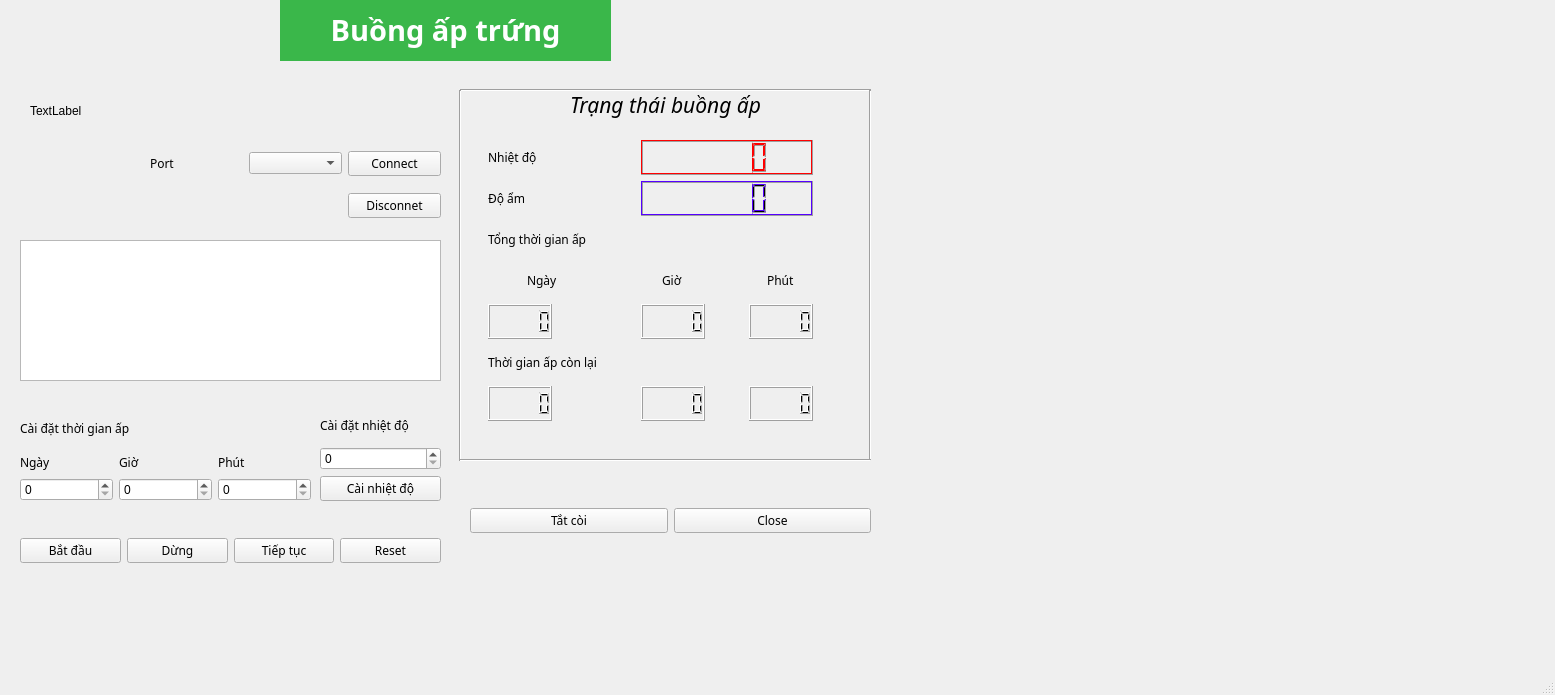
<?xml version="1.0" encoding="UTF-8"?>
<ui version="4.0">
 <class>MainWindow</class>
 <widget class="QMainWindow" name="MainWindow">
  <property name="geometry">
   <rect>
    <x>0</x>
    <y>0</y>
    <width>1555</width>
    <height>695</height>
   </rect>
  </property>
  <property name="minimumSize">
   <size>
    <width>1555</width>
    <height>695</height>
   </size>
  </property>
  <property name="maximumSize">
   <size>
    <width>1555</width>
    <height>695</height>
   </size>
  </property>
  <property name="windowTitle">
   <string>Buong ap trung</string>
  </property>
  <widget class="QWidget" name="centralwidget">
   <widget class="QFrame" name="horizontalFrame">
    <property name="geometry">
     <rect>
      <x>20</x>
      <y>660</y>
      <width>901</width>
      <height>371</height>
     </rect>
    </property>
    <layout class="QHBoxLayout" name="horizontalLayout"/>
   </widget>
   <widget class="QWidget" name="gridLayoutWidget">
    <property name="geometry">
     <rect>
      <x>150</x>
      <y>140</y>
      <width>291</width>
      <height>91</height>
     </rect>
    </property>
    <layout class="QGridLayout" name="gridLayout">
     <item row="0" column="1">
      <widget class="QComboBox" name="comboBoxPort"/>
     </item>
     <item row="0" column="0">
      <widget class="QLabel" name="label_Port">
       <property name="font">
        <font>
         <family>Raleway</family>
         <pointsize>9</pointsize>
        </font>
       </property>
       <property name="text">
        <string>Port</string>
       </property>
      </widget>
     </item>
     <item row="0" column="2">
      <widget class="QPushButton" name="pushButtonConnect">
       <property name="font">
        <font>
         <family>Raleway</family>
         <pointsize>9</pointsize>
        </font>
       </property>
       <property name="text">
        <string>Connect</string>
       </property>
      </widget>
     </item>
     <item row="1" column="2">
      <widget class="QPushButton" name="pushButtonDisconnect">
       <property name="font">
        <font>
         <family>Raleway</family>
         <pointsize>9</pointsize>
        </font>
       </property>
       <property name="text">
        <string>Disconnet</string>
       </property>
      </widget>
     </item>
    </layout>
   </widget>
   <widget class="QWidget" name="gridLayoutWidget_2">
    <property name="geometry">
     <rect>
      <x>450</x>
      <y>140</y>
      <width>401</width>
      <height>281</height>
     </rect>
    </property>
    <layout class="QGridLayout" name="gridLayout_2">
     <item row="3" column="4" alignment="Qt::AlignHCenter">
      <widget class="QLabel" name="label_9">
       <property name="font">
        <font>
         <family>Raleway</family>
         <pointsize>9</pointsize>
        </font>
       </property>
       <property name="text">
        <string>Phút</string>
       </property>
      </widget>
     </item>
     <item row="6" column="4">
      <widget class="QLCDNumber" name="lcdNumberMinHatch">
       <property name="sizePolicy">
        <sizepolicy hsizetype="Fixed" vsizetype="Minimum">
         <horstretch>0</horstretch>
         <verstretch>0</verstretch>
        </sizepolicy>
       </property>
      </widget>
     </item>
     <item row="4" column="3">
      <widget class="QLCDNumber" name="lcdNumberTotalHour">
       <property name="sizePolicy">
        <sizepolicy hsizetype="Fixed" vsizetype="Minimum">
         <horstretch>0</horstretch>
         <verstretch>0</verstretch>
        </sizepolicy>
       </property>
      </widget>
     </item>
     <item row="6" column="2">
      <widget class="QLCDNumber" name="lcdNumberDayHatch">
       <property name="sizePolicy">
        <sizepolicy hsizetype="Fixed" vsizetype="Minimum">
         <horstretch>0</horstretch>
         <verstretch>0</verstretch>
        </sizepolicy>
       </property>
      </widget>
     </item>
     <item row="3" column="2" alignment="Qt::AlignHCenter">
      <widget class="QLabel" name="label_7">
       <property name="font">
        <font>
         <family>Raleway</family>
         <pointsize>9</pointsize>
        </font>
       </property>
       <property name="text">
        <string>Ngày</string>
       </property>
      </widget>
     </item>
     <item row="0" column="2">
      <widget class="QLabel" name="label_Temparature">
       <property name="font">
        <font>
         <family>Raleway</family>
         <pointsize>9</pointsize>
        </font>
       </property>
       <property name="text">
        <string>Nhiệt độ</string>
       </property>
      </widget>
     </item>
     <item row="0" column="3" colspan="2">
      <widget class="QLCDNumber" name="lcdNumberTemperature">
       <property name="palette">
        <palette>
         <active>
          <colorrole role="WindowText">
           <brush brushstyle="SolidPattern">
            <color alpha="255">
             <red>255</red>
             <green>0</green>
             <blue>0</blue>
            </color>
           </brush>
          </colorrole>
          <colorrole role="Button">
           <brush brushstyle="SolidPattern">
            <color alpha="255">
             <red>255</red>
             <green>0</green>
             <blue>0</blue>
            </color>
           </brush>
          </colorrole>
          <colorrole role="Light">
           <brush brushstyle="SolidPattern">
            <color alpha="255">
             <red>255</red>
             <green>0</green>
             <blue>0</blue>
            </color>
           </brush>
          </colorrole>
          <colorrole role="Midlight">
           <brush brushstyle="SolidPattern">
            <color alpha="255">
             <red>255</red>
             <green>0</green>
             <blue>0</blue>
            </color>
           </brush>
          </colorrole>
          <colorrole role="Text">
           <brush brushstyle="SolidPattern">
            <color alpha="255">
             <red>255</red>
             <green>0</green>
             <blue>0</blue>
            </color>
           </brush>
          </colorrole>
          <colorrole role="BrightText">
           <brush brushstyle="SolidPattern">
            <color alpha="255">
             <red>255</red>
             <green>0</green>
             <blue>0</blue>
            </color>
           </brush>
          </colorrole>
          <colorrole role="Base">
           <brush brushstyle="SolidPattern">
            <color alpha="255">
             <red>0</red>
             <green>0</green>
             <blue>0</blue>
            </color>
           </brush>
          </colorrole>
          <colorrole role="PlaceholderText">
           <brush brushstyle="SolidPattern">
            <color alpha="128">
             <red>255</red>
             <green>0</green>
             <blue>0</blue>
            </color>
           </brush>
          </colorrole>
         </active>
         <inactive>
          <colorrole role="WindowText">
           <brush brushstyle="SolidPattern">
            <color alpha="255">
             <red>255</red>
             <green>0</green>
             <blue>0</blue>
            </color>
           </brush>
          </colorrole>
          <colorrole role="Button">
           <brush brushstyle="SolidPattern">
            <color alpha="255">
             <red>255</red>
             <green>0</green>
             <blue>0</blue>
            </color>
           </brush>
          </colorrole>
          <colorrole role="Light">
           <brush brushstyle="SolidPattern">
            <color alpha="255">
             <red>255</red>
             <green>0</green>
             <blue>0</blue>
            </color>
           </brush>
          </colorrole>
          <colorrole role="Midlight">
           <brush brushstyle="SolidPattern">
            <color alpha="255">
             <red>255</red>
             <green>0</green>
             <blue>0</blue>
            </color>
           </brush>
          </colorrole>
          <colorrole role="Text">
           <brush brushstyle="SolidPattern">
            <color alpha="255">
             <red>255</red>
             <green>0</green>
             <blue>0</blue>
            </color>
           </brush>
          </colorrole>
          <colorrole role="BrightText">
           <brush brushstyle="SolidPattern">
            <color alpha="255">
             <red>255</red>
             <green>0</green>
             <blue>0</blue>
            </color>
           </brush>
          </colorrole>
          <colorrole role="Base">
           <brush brushstyle="SolidPattern">
            <color alpha="255">
             <red>0</red>
             <green>0</green>
             <blue>0</blue>
            </color>
           </brush>
          </colorrole>
          <colorrole role="PlaceholderText">
           <brush brushstyle="SolidPattern">
            <color alpha="128">
             <red>255</red>
             <green>0</green>
             <blue>0</blue>
            </color>
           </brush>
          </colorrole>
         </inactive>
         <disabled>
          <colorrole role="WindowText">
           <brush brushstyle="SolidPattern">
            <color alpha="255">
             <red>120</red>
             <green>120</green>
             <blue>120</blue>
            </color>
           </brush>
          </colorrole>
          <colorrole role="Button">
           <brush brushstyle="SolidPattern">
            <color alpha="255">
             <red>255</red>
             <green>0</green>
             <blue>0</blue>
            </color>
           </brush>
          </colorrole>
          <colorrole role="Light">
           <brush brushstyle="SolidPattern">
            <color alpha="255">
             <red>255</red>
             <green>0</green>
             <blue>0</blue>
            </color>
           </brush>
          </colorrole>
          <colorrole role="Midlight">
           <brush brushstyle="SolidPattern">
            <color alpha="255">
             <red>255</red>
             <green>0</green>
             <blue>0</blue>
            </color>
           </brush>
          </colorrole>
          <colorrole role="Text">
           <brush brushstyle="SolidPattern">
            <color alpha="255">
             <red>120</red>
             <green>120</green>
             <blue>120</blue>
            </color>
           </brush>
          </colorrole>
          <colorrole role="BrightText">
           <brush brushstyle="SolidPattern">
            <color alpha="255">
             <red>255</red>
             <green>0</green>
             <blue>0</blue>
            </color>
           </brush>
          </colorrole>
          <colorrole role="Base">
           <brush brushstyle="SolidPattern">
            <color alpha="255">
             <red>240</red>
             <green>240</green>
             <blue>240</blue>
            </color>
           </brush>
          </colorrole>
          <colorrole role="PlaceholderText">
           <brush brushstyle="SolidPattern">
            <color alpha="128">
             <red>0</red>
             <green>0</green>
             <blue>0</blue>
            </color>
           </brush>
          </colorrole>
         </disabled>
        </palette>
       </property>
       <property name="font">
        <font>
         <pointsize>16</pointsize>
         <weight>50</weight>
         <italic>false</italic>
         <bold>false</bold>
        </font>
       </property>
       <property name="autoFillBackground">
        <bool>false</bool>
       </property>
      </widget>
     </item>
     <item row="6" column="3">
      <widget class="QLCDNumber" name="lcdNumberHourHatch">
       <property name="sizePolicy">
        <sizepolicy hsizetype="Fixed" vsizetype="Minimum">
         <horstretch>0</horstretch>
         <verstretch>0</verstretch>
        </sizepolicy>
       </property>
      </widget>
     </item>
     <item row="3" column="3" alignment="Qt::AlignHCenter">
      <widget class="QLabel" name="label_8">
       <property name="font">
        <font>
         <family>Raleway</family>
         <pointsize>9</pointsize>
        </font>
       </property>
       <property name="text">
        <string>Giờ</string>
       </property>
      </widget>
     </item>
     <item row="1" column="3" colspan="2">
      <widget class="QLCDNumber" name="lcdNumberHumidity">
       <property name="palette">
        <palette>
         <active>
          <colorrole role="Button">
           <brush brushstyle="SolidPattern">
            <color alpha="255">
             <red>85</red>
             <green>255</green>
             <blue>0</blue>
            </color>
           </brush>
          </colorrole>
          <colorrole role="Light">
           <brush brushstyle="SolidPattern">
            <color alpha="255">
             <red>85</red>
             <green>0</green>
             <blue>255</blue>
            </color>
           </brush>
          </colorrole>
          <colorrole role="Midlight">
           <brush brushstyle="SolidPattern">
            <color alpha="255">
             <red>85</red>
             <green>0</green>
             <blue>255</blue>
            </color>
           </brush>
          </colorrole>
          <colorrole role="BrightText">
           <brush brushstyle="SolidPattern">
            <color alpha="255">
             <red>85</red>
             <green>0</green>
             <blue>255</blue>
            </color>
           </brush>
          </colorrole>
          <colorrole role="Base">
           <brush brushstyle="SolidPattern">
            <color alpha="255">
             <red>85</red>
             <green>0</green>
             <blue>255</blue>
            </color>
           </brush>
          </colorrole>
          <colorrole role="Window">
           <brush brushstyle="SolidPattern">
            <color alpha="255">
             <red>85</red>
             <green>0</green>
             <blue>255</blue>
            </color>
           </brush>
          </colorrole>
         </active>
         <inactive>
          <colorrole role="Button">
           <brush brushstyle="SolidPattern">
            <color alpha="255">
             <red>85</red>
             <green>255</green>
             <blue>0</blue>
            </color>
           </brush>
          </colorrole>
          <colorrole role="Light">
           <brush brushstyle="SolidPattern">
            <color alpha="255">
             <red>85</red>
             <green>0</green>
             <blue>255</blue>
            </color>
           </brush>
          </colorrole>
          <colorrole role="Midlight">
           <brush brushstyle="SolidPattern">
            <color alpha="255">
             <red>85</red>
             <green>0</green>
             <blue>255</blue>
            </color>
           </brush>
          </colorrole>
          <colorrole role="BrightText">
           <brush brushstyle="SolidPattern">
            <color alpha="255">
             <red>85</red>
             <green>0</green>
             <blue>255</blue>
            </color>
           </brush>
          </colorrole>
          <colorrole role="Base">
           <brush brushstyle="SolidPattern">
            <color alpha="255">
             <red>85</red>
             <green>0</green>
             <blue>255</blue>
            </color>
           </brush>
          </colorrole>
          <colorrole role="Window">
           <brush brushstyle="SolidPattern">
            <color alpha="255">
             <red>85</red>
             <green>0</green>
             <blue>255</blue>
            </color>
           </brush>
          </colorrole>
         </inactive>
         <disabled>
          <colorrole role="Button">
           <brush brushstyle="SolidPattern">
            <color alpha="255">
             <red>85</red>
             <green>255</green>
             <blue>0</blue>
            </color>
           </brush>
          </colorrole>
          <colorrole role="Light">
           <brush brushstyle="SolidPattern">
            <color alpha="255">
             <red>85</red>
             <green>0</green>
             <blue>255</blue>
            </color>
           </brush>
          </colorrole>
          <colorrole role="Midlight">
           <brush brushstyle="SolidPattern">
            <color alpha="255">
             <red>85</red>
             <green>0</green>
             <blue>255</blue>
            </color>
           </brush>
          </colorrole>
          <colorrole role="BrightText">
           <brush brushstyle="SolidPattern">
            <color alpha="255">
             <red>85</red>
             <green>0</green>
             <blue>255</blue>
            </color>
           </brush>
          </colorrole>
          <colorrole role="Base">
           <brush brushstyle="SolidPattern">
            <color alpha="255">
             <red>85</red>
             <green>0</green>
             <blue>255</blue>
            </color>
           </brush>
          </colorrole>
          <colorrole role="Window">
           <brush brushstyle="SolidPattern">
            <color alpha="255">
             <red>85</red>
             <green>0</green>
             <blue>255</blue>
            </color>
           </brush>
          </colorrole>
         </disabled>
        </palette>
       </property>
      </widget>
     </item>
     <item row="4" column="2">
      <widget class="QLCDNumber" name="lcdNumberTotalDay">
       <property name="sizePolicy">
        <sizepolicy hsizetype="Fixed" vsizetype="Minimum">
         <horstretch>0</horstretch>
         <verstretch>0</verstretch>
        </sizepolicy>
       </property>
      </widget>
     </item>
     <item row="1" column="2">
      <widget class="QLabel" name="label_Humidity">
       <property name="font">
        <font>
         <family>Raleway</family>
         <pointsize>9</pointsize>
        </font>
       </property>
       <property name="text">
        <string>Độ ẩm</string>
       </property>
      </widget>
     </item>
     <item row="5" column="2" alignment="Qt::AlignHCenter">
      <widget class="QLabel" name="label_5">
       <property name="font">
        <font>
         <family>Raleway</family>
         <pointsize>9</pointsize>
        </font>
       </property>
       <property name="text">
        <string>Thời gian ấp còn lại</string>
       </property>
      </widget>
     </item>
     <item row="2" column="2" colspan="3">
      <widget class="QLabel" name="label_6">
       <property name="font">
        <font>
         <family>Raleway</family>
         <pointsize>9</pointsize>
        </font>
       </property>
       <property name="text">
        <string>Tổng thời gian ấp</string>
       </property>
      </widget>
     </item>
     <item row="4" column="4">
      <widget class="QLCDNumber" name="lcdNumberTotalMin">
       <property name="sizePolicy">
        <sizepolicy hsizetype="Fixed" vsizetype="Minimum">
         <horstretch>0</horstretch>
         <verstretch>0</verstretch>
        </sizepolicy>
       </property>
      </widget>
     </item>
    </layout>
   </widget>
   <widget class="QWidget" name="gridLayoutWidget_3">
    <property name="geometry">
     <rect>
      <x>20</x>
      <y>410</y>
      <width>291</width>
      <height>91</height>
     </rect>
    </property>
    <layout class="QGridLayout" name="gridLayout_3">
     <item row="2" column="2">
      <widget class="QLabel" name="label_4">
       <property name="font">
        <font>
         <family>Raleway</family>
         <pointsize>9</pointsize>
         <weight>50</weight>
         <bold>false</bold>
        </font>
       </property>
       <property name="text">
        <string>Phút</string>
       </property>
      </widget>
     </item>
     <item row="2" column="1">
      <widget class="QLabel" name="label_3">
       <property name="font">
        <font>
         <family>Raleway</family>
         <pointsize>9</pointsize>
         <weight>50</weight>
         <bold>false</bold>
        </font>
       </property>
       <property name="text">
        <string>Giờ</string>
       </property>
      </widget>
     </item>
     <item row="3" column="1">
      <widget class="QSpinBox" name="spinBoxHourTimeHatch"/>
     </item>
     <item row="3" column="2">
      <widget class="QSpinBox" name="spinBoxMinuteTimeHatch"/>
     </item>
     <item row="3" column="0">
      <widget class="QSpinBox" name="spinBoxDayTimeHatch"/>
     </item>
     <item row="2" column="0">
      <widget class="QLabel" name="label_2">
       <property name="font">
        <font>
         <family>Raleway</family>
         <pointsize>9</pointsize>
         <weight>50</weight>
         <bold>false</bold>
        </font>
       </property>
       <property name="text">
        <string>Ngày</string>
       </property>
      </widget>
     </item>
     <item row="0" column="0" rowspan="2" colspan="3">
      <widget class="QLabel" name="label">
       <property name="font">
        <font>
         <family>Raleway</family>
         <pointsize>9</pointsize>
         <weight>50</weight>
         <bold>false</bold>
        </font>
       </property>
       <property name="text">
        <string>Cài đặt thời gian ấp</string>
       </property>
      </widget>
     </item>
    </layout>
   </widget>
   <widget class="QWidget" name="horizontalLayoutWidget">
    <property name="geometry">
     <rect>
      <x>20</x>
      <y>530</y>
      <width>421</width>
      <height>41</height>
     </rect>
    </property>
    <layout class="QHBoxLayout" name="horizontalLayout_2">
     <item>
      <widget class="QPushButton" name="pushButtonStartHatch">
       <property name="font">
        <font>
         <family>Raleway</family>
         <pointsize>9</pointsize>
         <weight>50</weight>
         <bold>false</bold>
        </font>
       </property>
       <property name="text">
        <string>Bắt đầu</string>
       </property>
      </widget>
     </item>
     <item>
      <widget class="QPushButton" name="pushButtonStopHatch">
       <property name="font">
        <font>
         <family>Raleway</family>
         <pointsize>9</pointsize>
         <weight>50</weight>
         <bold>false</bold>
        </font>
       </property>
       <property name="text">
        <string>Dừng</string>
       </property>
      </widget>
     </item>
     <item>
      <widget class="QPushButton" name="pushButtonContinue">
       <property name="font">
        <font>
         <family>Raleway</family>
         <pointsize>9</pointsize>
         <weight>50</weight>
         <bold>false</bold>
        </font>
       </property>
       <property name="text">
        <string>Tiếp tục</string>
       </property>
      </widget>
     </item>
     <item>
      <widget class="QPushButton" name="pushButtonReset">
       <property name="font">
        <font>
         <family>Raleway</family>
         <pointsize>9</pointsize>
         <weight>50</weight>
         <bold>false</bold>
        </font>
       </property>
       <property name="text">
        <string>Reset</string>
       </property>
      </widget>
     </item>
    </layout>
   </widget>
   <widget class="QTextEdit" name="textEditGetData">
    <property name="geometry">
     <rect>
      <x>20</x>
      <y>240</y>
      <width>421</width>
      <height>141</height>
     </rect>
    </property>
   </widget>
   <widget class="QWidget" name="verticalLayoutWidget">
    <property name="geometry">
     <rect>
      <x>320</x>
      <y>410</y>
      <width>121</width>
      <height>91</height>
     </rect>
    </property>
    <layout class="QVBoxLayout" name="verticalLayout">
     <item>
      <widget class="QLabel" name="label_10">
       <property name="font">
        <font>
         <family>Raleway</family>
         <pointsize>9</pointsize>
         <weight>50</weight>
         <bold>false</bold>
        </font>
       </property>
       <property name="text">
        <string>Cài đặt nhiệt độ </string>
       </property>
      </widget>
     </item>
     <item>
      <widget class="QSpinBox" name="spinBoxSetTemp"/>
     </item>
     <item>
      <widget class="QPushButton" name="pushButtonSetTemp">
       <property name="font">
        <font>
         <family>Raleway</family>
         <pointsize>9</pointsize>
         <weight>50</weight>
         <bold>false</bold>
        </font>
       </property>
       <property name="styleSheet">
        <string notr="true"/>
       </property>
       <property name="text">
        <string>Cài nhiệt độ</string>
       </property>
      </widget>
     </item>
    </layout>
   </widget>
   <widget class="QLabel" name="trangthaibuongap">
    <property name="geometry">
     <rect>
      <x>490</x>
      <y>80</y>
      <width>351</width>
      <height>51</height>
     </rect>
    </property>
    <property name="font">
     <font>
      <family>Raleway</family>
      <pointsize>16</pointsize>
      <weight>50</weight>
      <italic>true</italic>
      <bold>false</bold>
     </font>
    </property>
    <property name="text">
     <string>&lt;html&gt;&lt;head/&gt;&lt;body&gt;&lt;p align=&quot;center&quot;&gt;Trạng thái buồng ấp&lt;/p&gt;&lt;/body&gt;&lt;/html&gt;</string>
    </property>
   </widget>
   <widget class="QLabel" name="label_11">
    <property name="geometry">
     <rect>
      <x>280</x>
      <y>0</y>
      <width>331</width>
      <height>61</height>
     </rect>
    </property>
    <property name="font">
     <font>
      <family>Raleway ExtraBold</family>
      <pointsize>22</pointsize>
      <weight>75</weight>
      <bold>true</bold>
     </font>
    </property>
    <property name="autoFillBackground">
     <bool>false</bool>
    </property>
    <property name="styleSheet">
     <string notr="true">color: rgb(255, 255, 255);
background-color: rgb(58, 183, 74)</string>
    </property>
    <property name="text">
     <string>&lt;!DOCTYPE html&gt;
&lt;html&gt;
&lt;head&gt;
    &lt;title&gt;Buồng ấp trứng&lt;/title&gt;
    &lt;style&gt;
        body {
            text-align: center;
            background-color: #f2f2f2;
        }
css
Copy code
    p {
        font-size: 24px;
        color: #aa55ff;
        font-family: Arial, sans-serif;
        font-weight: bold;
        margin-top: 50px;
    }
&lt;/style&gt;
&lt;/head&gt;
&lt;body&gt;
    &lt;p&gt;Buồng ấp trứng&lt;/p&gt;
&lt;/body&gt;
&lt;/html&gt;</string>
    </property>
   </widget>
   <widget class="QLabel" name="label_pix">
    <property name="geometry">
     <rect>
      <x>30</x>
      <y>20</y>
      <width>101</width>
      <height>181</height>
     </rect>
    </property>
    <property name="text">
     <string>TextLabel</string>
    </property>
   </widget>
   <widget class="Line" name="line">
    <property name="geometry">
     <rect>
      <x>460</x>
      <y>80</y>
      <width>411</width>
      <height>20</height>
     </rect>
    </property>
    <property name="orientation">
     <enum>Qt::Horizontal</enum>
    </property>
   </widget>
   <widget class="Line" name="line_2">
    <property name="geometry">
     <rect>
      <x>450</x>
      <y>90</y>
      <width>20</width>
      <height>371</height>
     </rect>
    </property>
    <property name="orientation">
     <enum>Qt::Vertical</enum>
    </property>
   </widget>
   <widget class="Line" name="line_3">
    <property name="geometry">
     <rect>
      <x>860</x>
      <y>90</y>
      <width>20</width>
      <height>371</height>
     </rect>
    </property>
    <property name="orientation">
     <enum>Qt::Vertical</enum>
    </property>
   </widget>
   <widget class="Line" name="line_4">
    <property name="geometry">
     <rect>
      <x>460</x>
      <y>450</y>
      <width>411</width>
      <height>20</height>
     </rect>
    </property>
    <property name="orientation">
     <enum>Qt::Horizontal</enum>
    </property>
   </widget>
   <widget class="QWidget" name="gridLayoutWidget_4">
    <property name="geometry">
     <rect>
      <x>470</x>
      <y>470</y>
      <width>401</width>
      <height>101</height>
     </rect>
    </property>
    <layout class="QGridLayout" name="gridLayout_4">
     <item row="1" column="0">
      <widget class="QPushButton" name="pushButtonTurnOffBuzzer">
       <property name="font">
        <font>
         <family>Raleway</family>
         <pointsize>9</pointsize>
         <weight>50</weight>
         <bold>false</bold>
        </font>
       </property>
       <property name="text">
        <string>Tắt còi</string>
       </property>
      </widget>
     </item>
     <item row="1" column="1">
      <widget class="QPushButton" name="pushButton">
       <property name="font">
        <font>
         <family>Raleway</family>
         <pointsize>9</pointsize>
         <weight>50</weight>
         <bold>false</bold>
        </font>
       </property>
       <property name="text">
        <string>Close</string>
       </property>
      </widget>
     </item>
    </layout>
   </widget>
   <widget class="QCustomPlot" name="customPlot" native="true">
    <property name="geometry">
     <rect>
      <x>900</x>
      <y>90</y>
      <width>631</width>
      <height>461</height>
     </rect>
    </property>
   </widget>
  </widget>
  <widget class="QMenuBar" name="menubar">
   <property name="geometry">
    <rect>
     <x>0</x>
     <y>0</y>
     <width>1555</width>
     <height>26</height>
    </rect>
   </property>
  </widget>
  <widget class="QStatusBar" name="statusbar"/>
 </widget>
 <customwidgets>
  <customwidget>
   <class>QCustomPlot</class>
   <extends>QWidget</extends>
   <header>../../qcustomplot.h</header>
   <container>1</container>
  </customwidget>
 </customwidgets>
 <resources/>
 <connections>
  <connection>
   <sender>pushButton</sender>
   <signal>clicked()</signal>
   <receiver>MainWindow</receiver>
   <slot>close()</slot>
   <hints>
    <hint type="sourcelabel">
     <x>409</x>
     <y>363</y>
    </hint>
    <hint type="destinationlabel">
     <x>402</x>
     <y>425</y>
    </hint>
   </hints>
  </connection>
 </connections>
</ui>
